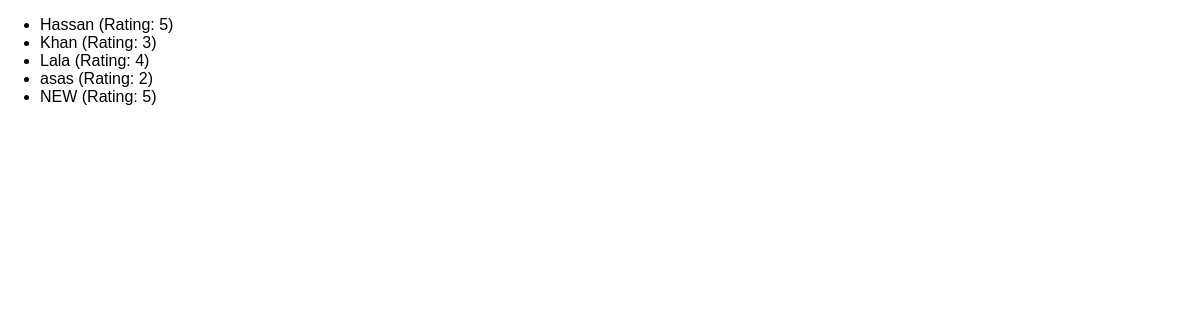
The page /reviews/ on the database as committed earlier.
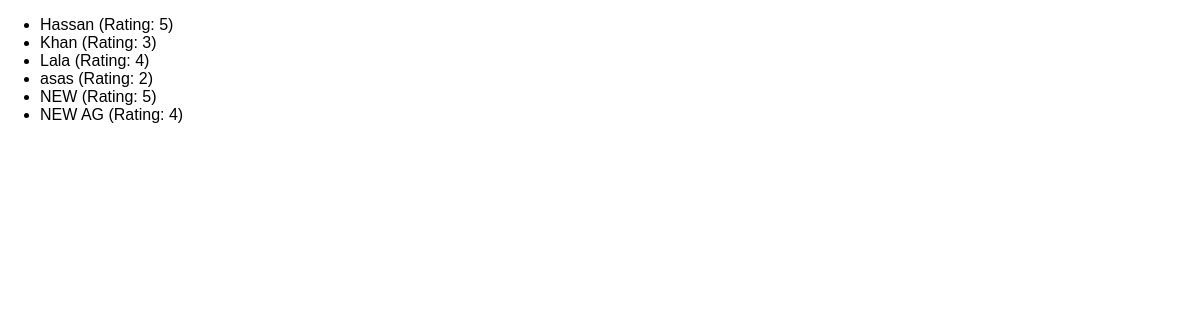
The same page on the database as committed later.
### reviews/models.py (models this page shows)
class Review(models.Model):
    user_name = models.CharField(max_length=100, )
    review_text = models.TextField()
    rating = models.IntegerField()

### reviews/views.py (the view)
# urls.py: path("reviews/", views.ReviewListView.as_view(), name="review_list"),
class ReviewListView(ListView):
    template_name = "reviews/review_list.html"
    model = Review
    context_object_name = "reviews"
    def get_queryset(self):
        base_query = super().get_queryset()
        data = base_query.filter(rating__gte=2)
        return data

### reviews/templates/reviews/review_list.html
{% extends "reviews/base.html" %} {% block title %}All Reviews{% endblock %}
{%block content %}
<ul>
  {% for review in reviews %}
  <li>{{ review.user_name }} (Rating: {{ review.rating }})</li>
  {% endfor %}
</ul>
{% endblock %}

### reviews/templates/reviews/base.html (shortened to what this page needs)
{% load static %}
<!DOCTYPE html>
<html lang="en">
  <head>
    <link rel="stylesheet" href="{% static "reviews/styles.css" %}">
  </head>
  <body>
    {% block content %} {% endblock %}
  </body>
</html>

### reviews/static/reviews/styles.css (style rules this page uses)
body { font-family: sans-serif; margin: 0; }

Rows that differ between the two databases and show on the page:
added Review: user_name "NEW AG", rating "4"
